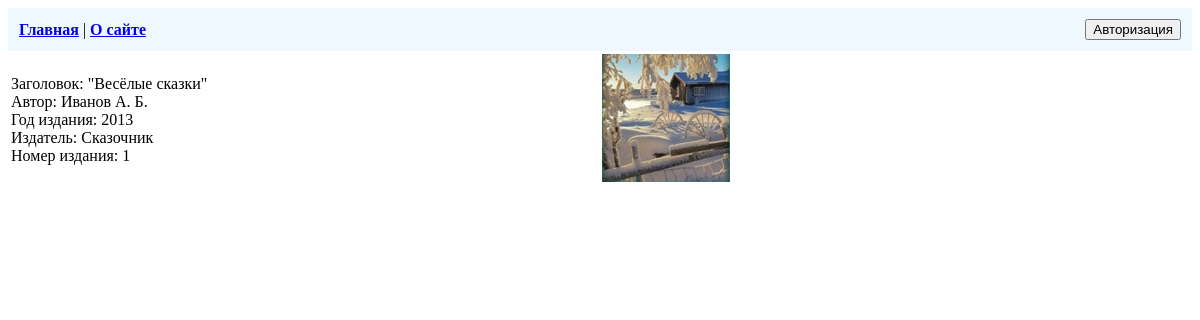
/1/, run on the app's committed database.
### biblio/models.py (models this page shows, shortened)
class ListBooks(models.Model):
    title = models.CharField(max_length=100, verbose_name='Заголовок')
    author = models.CharField(max_length=60, verbose_name='Автор')
    year = models.IntegerField(validators=[MaxValueValidator(datetime.date.today().year)], verbose_name='Год издания')
    publisher = models.CharField(max_length=50, verbose_name='Издательство')
    edition = models.PositiveIntegerField(default=1, verbose_name='Номер издания')
    cover = models.ImageField(upload_to="covers/%Y/", blank=True, verbose_name='Обложка')
    class Meta:
        verbose_name = "Книга"
        verbose_name_plural = "Книги"
        ordering = ['title']

### biblio/views.py (the view, shortened to what this page needs)
# urls.py: path('<pk>/', views.DetailBook.as_view(), name='detail'),
class DetailBook(DetailView):
    model = ListBooks
    def get_context_data(self, **kwargs):
        count = Distribution.objects.filter(book_id=kwargs['object'].id).count()
        count = kwargs['object'].numberofbooks.number - count
        context = super().get_context_data(**kwargs)
        context['number_of_books'] = count
        context['form_edit'] = NumberOfBooksForm(initial={
            'number': kwargs['object'].numberofbooks.number,
            'additionally': kwargs['object'].numberofbooks.additionally
            }
        )
        if self.request.GET:
            context['message'] = self.request.GET['edit_num']
        return context

### biblio/templatetags/number_of_books_tag.py (called while the page is built)
@register.simple_tag()
def num(all_books, dist_books):
    rem_books = all_books - len(dist_books)
    if rem_books:
        message = ''
    else:
        message = '(нет в наличии)'
    return message

### biblio/templates/biblio/listbooks_detail.html
{% extends 'base.html' %}
{% block content %}
{% load number_of_books_tag %}
<table style="width: 100%;"><tr>
  <td>
    Заголовок: "{{ object.title }}"<br />
    Автор: {{ object.author }}<br />
    Год издания: {{ object.year }}<br />
    Издатель: {{ object.publisher }}<br />
    Номер издания: {{ object.edition }}<br />
  </td>
  <td style="width: 50%;">
    {% if object.cover %}
      <img src="{{object.cover.url}}" />
    {% endif %}
  </td>
</tr>
<tr><td>    {% if user.groups.get.name == 'Библиотекарь' %}
  В наличии: {{ number_of_books }}
      {% include 'one_form.html' with form=form_edit not_base_template=True center=True %}
      <b>Последние действия:</b> {{ message }}
      {% else %}
      <b>{% num object.numberofbooks.number object.distribution_set.all %}</b><br />
    {% endif %}
  </td><td></td></tr></table>
{% endblock %}

### data on the page
ListBooks: title "Весёлые сказки", author "Иванов А. Б.", year "2013", publisher "Сказочник", edition "1", cover (picture)
